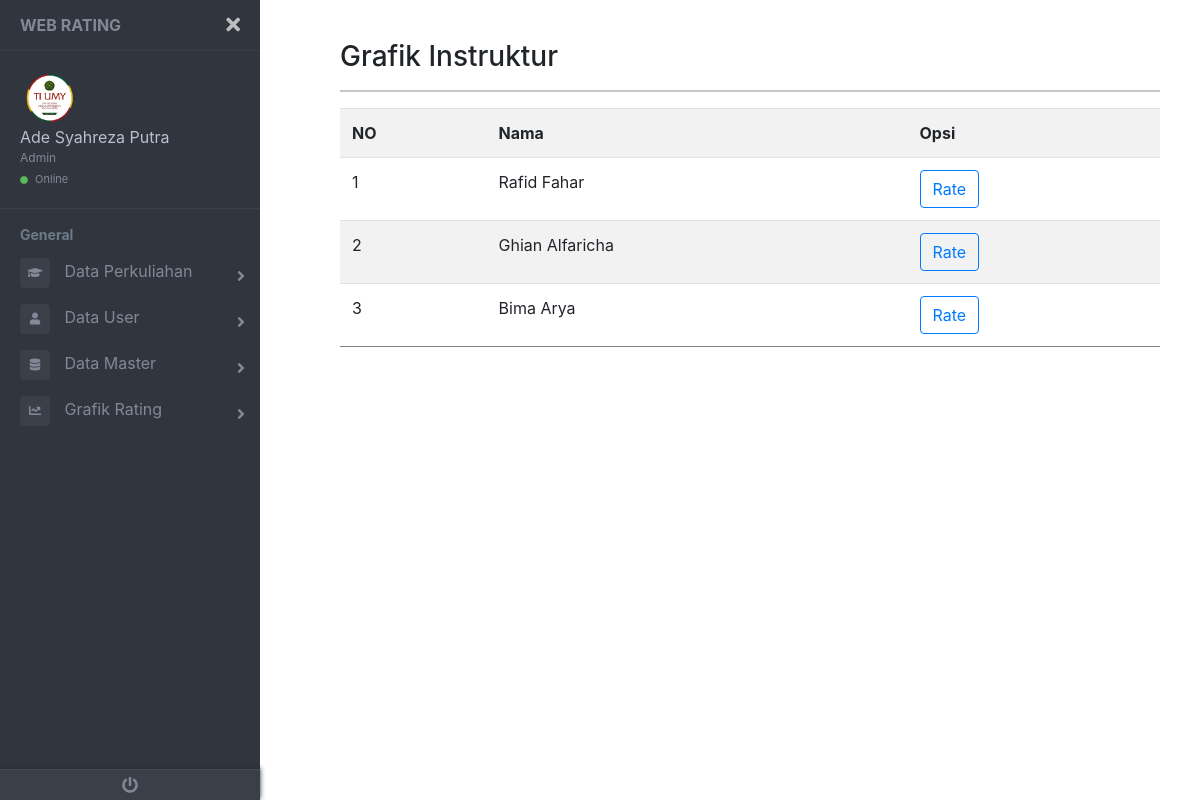
Screenshot of /admin/grafik/instruktur.php (signed in) with the database file from the repository.
### tables this page shows
CREATE TABLE `user` (
  `id` int(11) NOT NULL,
  `nik_nim` varchar(50) NOT NULL,
  `username` varchar(200) NOT NULL,
  `nama` varchar(200) NOT NULL,
  `password` varchar(100) NOT NULL,
  `level` varchar(200) NOT NULL
);

CREATE TABLE `instruktur` (
  `id` int(11) NOT NULL,
  `name` varchar(50) NOT NULL
);

### admin/grafik/instruktur.php (the view, shortened to what this page needs)
<!DOCTYPE html>
<html lang="en">
<head>
    <link rel="stylesheet" href="../../asset/css/bootstrap.css">
    <link rel="stylesheet" href="../../asset/css/sidebar.css">
    <link href="//maxcdn.bootstrapcdn.com/bootstrap/4.0.0/css/bootstrap.min.css" rel="stylesheet" id="bootstrap-css">
    <link href="https://use.fontawesome.com/releases/v5.0.6/css/all.css" rel="stylesheet">
    <link href="https://maxcdn.bootstrapcdn.com/bootstrap/4.0.0/css/bootstrap.min.css" rel="stylesheet">
</head>
<body>
    <div class="page-wrapper chiller-theme toggled">
        <nav id="sidebar" class="sidebar-wrapper">
            <div class="sidebar-content">
                <div class="sidebar-brand">
                    <a href="index.php">Web Rating</a>
                    <div id="close-sidebar">
                        <i class="fas fa-times"></i>
                    </div>
                </div>
                <div class="sidebar-header">
                    <div class="user-pic">
                        <img class="img-responsive img-rounded" src="../../asset/images/logo1.png" alt="User Picture">
                    </div>
                    <div class="user-info">
                        <span class="user-name">
                            <?php
                            include "../../get_profile.php";
                            ?>
                        </span>
                        <span class="user-role">Admin</span>
                        <span class="user-status">
                            <i class="fa fa-circle"></i>
                            <span>Online</span>
                        </span>
                    </div>
                </div>
                <div class="sidebar-menu">
                    <ul>
                        <li class="header-menu">
                            <span>General</span>
                        </li>
                        <li class="sidebar-dropdown">
                            <a href="#">
                                <i class="fa fa-graduation-cap"></i>
                                <span>Data Perkuliahan</span>
                            </a>
                        </li>
                        <li class=sidebar-dropdown>
                            <a href="#">
                                <i class="fa fa-user"></i>
                                <span>Data User</span>
                            </a>
                        </li>
                        <li class="sidebar-dropdown">
                                <a href="#">
                                    <i class="fas fa-database"></i>
                                    <span>Data Master</span>
                                </a>
                            </li>
                        <li class="sidebar-dropdown">
                            <a href="#">
                                <i class="fa fa-chart-line"></i>
                                <span>Grafik Rating</span>
                            </a>
                        </li>
                    </ul>
                </div>
            </div>
            <div class="sidebar-footer">
                <a href="../../aut/logout.php">
                    <i class="fa fa-power-off"></i>
                </a>
            </div>
        </nav>
    <main class="page-content">
        <div class="container-fluid">
            <h3>Grafik Instruktur</h3>
            <hr>
            <div class="table table-striped">
                    <table style="width:100%">
                        <tr>
                            <th>NO</th>
                            <th>Nama</th>
                            <th>Opsi</th>
                        </tr>
                        <?php
                        include "../../koneksi.php";
                        $sql = $pdo->prepare("select * from instruktur");
                        $sql->execute();
                        $no = 1;
                        while($data = $sql->fetch()){
                            ?>
                            <tr>
                                <td><?php echo $no++; ?></td>
                                <td><?php echo $data['name']; ?></td>
                                <td>
                                    <a type="button" class="btn btn-outline-primary" href="chart_instruktur.php?name=<?php echo $data['name']; ?>">Rate</a>
                                </td>
                            </tr>
                            <?php } ?>
                    </table>
                </div>
        </div>
    </main>
    </div>
</body>
</html>

### get_profile.php
<?php
include "koneksi.php";
$username = $_SESSION['username'];
$query = "SELECT nama FROM user WHERE username = '".$username."'";
$result = mysqli_query($koneksi, $query);
if(mysqli_num_rows($result)>0)
{
    $row = mysqli_fetch_array($result);
    $nama = $row["nama"];
    echo $nama;
}
else
{
    echo "No record found";
}
?>

### rows the page displays
user: nama "Ade Syahreza Putra"
instruktur: name "Rafid Fahar"
instruktur: name "Ghian Alfaricha"
instruktur: name "Bima Arya"
